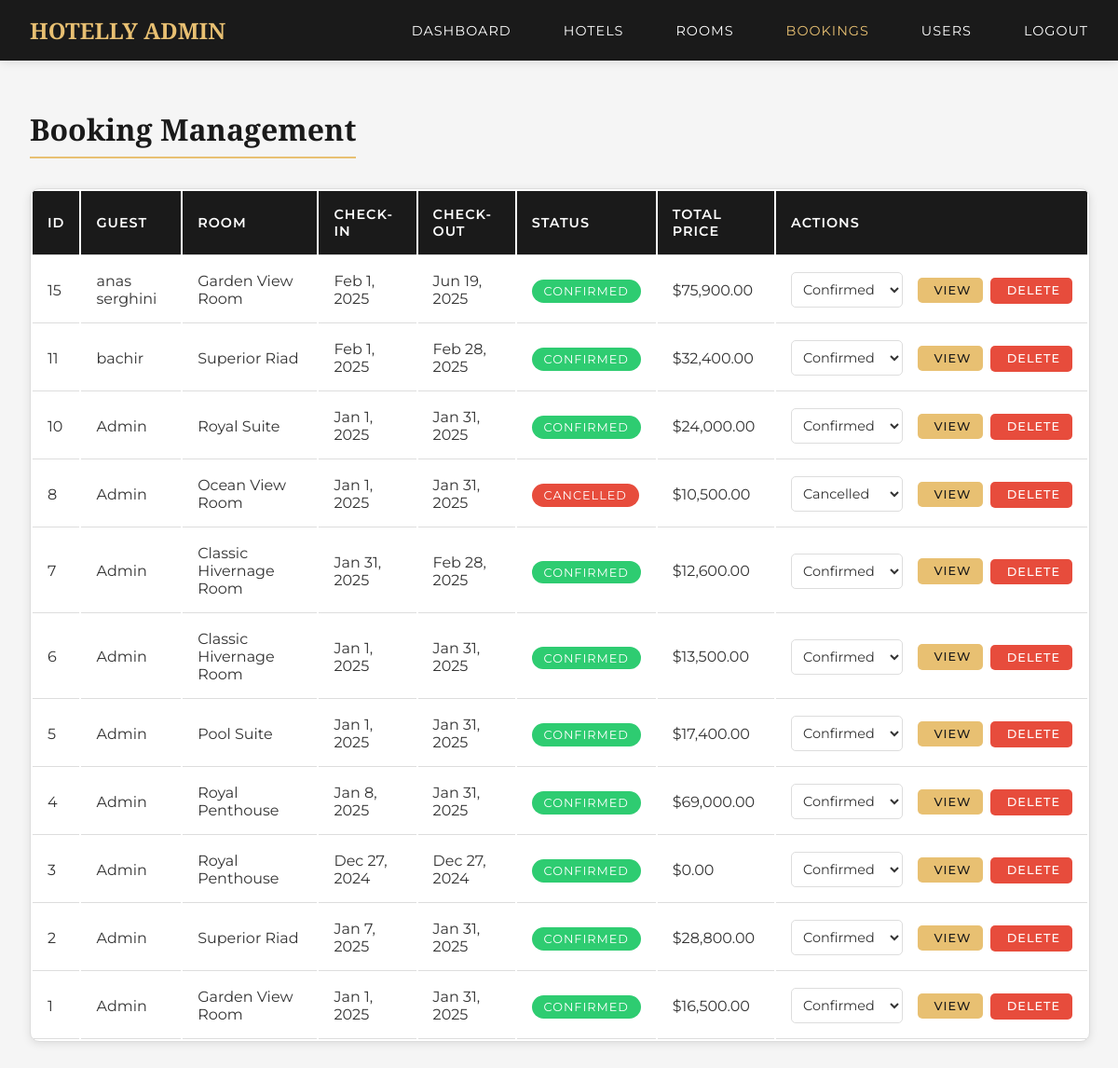
/admin/bookings.php (signed in), run on an earlier commit of the app's database.
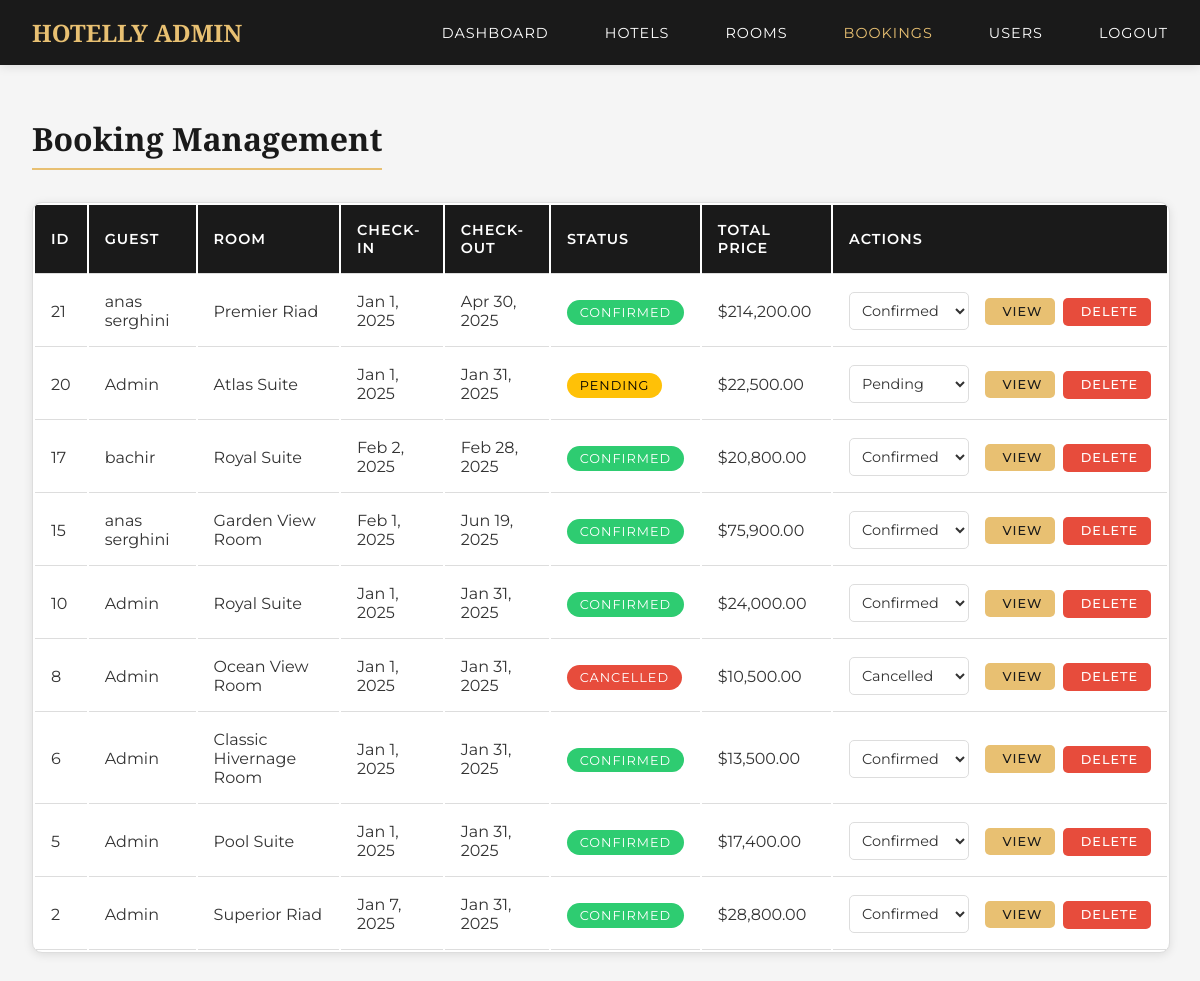
And on a later commit of the database.
### tables this page shows
CREATE TABLE `bookings` (
  `id` int(11) NOT NULL,
  `user_id` int(11) NOT NULL,
  `room_id` int(11) NOT NULL,
  `check_in` date NOT NULL,
  `check_out` date NOT NULL,
  `guests` int(11) NOT NULL,
  `total_price` decimal(10,2) NOT NULL,
  `status` enum('pending','confirmed','cancelled') DEFAULT 'pending',
  `payment_id` varchar(255) DEFAULT NULL,
  `payment_method` varchar(50) DEFAULT NULL,
  `payment_date` datetime DEFAULT NULL,
  `created_at` timestamp NOT NULL DEFAULT current_timestamp()
);

CREATE TABLE `users` (
  `id` int(11) NOT NULL,
  `name` varchar(100) NOT NULL,
  `email` varchar(100) NOT NULL,
  `password` varchar(255) NOT NULL,
  `role` enum('admin','user') DEFAULT 'user',
  `created_at` timestamp NOT NULL DEFAULT current_timestamp()
);

CREATE TABLE `rooms` (
  `id` int(11) NOT NULL,
  `hotel_id` int(11) NOT NULL,
  `name` varchar(100) NOT NULL,
  `type` varchar(50) NOT NULL,
  `price` decimal(10,2) NOT NULL,
  `description` text DEFAULT NULL,
  `image` varchar(255) DEFAULT NULL,
  `capacity` int(11) DEFAULT NULL,
  `size` decimal(5,2) DEFAULT NULL,
  `view_type` varchar(100) DEFAULT NULL,
  `amenities` longtext DEFAULT NULL CHECK (json_valid(`amenities`)),
  `created_at` timestamp NOT NULL DEFAULT current_timestamp(),
  `updated_at` timestamp NOT NULL DEFAULT current_timestamp() ON UPDATE current_timestamp()
);

### includes/functions.php (called while the page is built, shortened)
<?php
require_once 'config.php';
function getAllBookings() {
    global $conn;
    $sql = "SELECT b.*, r.name as room_name, u.name as user_name
            FROM bookings b
            LEFT JOIN rooms r ON b.room_id = r.id
            LEFT JOIN users u ON b.user_id = u.id
            ORDER BY b.created_at DESC";
    $result = $conn->query($sql);
    return $result->fetch_all(MYSQLI_ASSOC);
}
?>

### admin/bookings.php (the view, shortened to what this page needs)
<?php
require_once '../includes/functions.php';
$bookings = getAllBookings();
?>
<!DOCTYPE html>
<html lang="en">
<head>
    <link href="https://unpkg.com/aos@2.3.1/dist/aos.css" rel="stylesheet">
    <link rel="stylesheet" href="../css/admin.css">
</head>
<body>
    <nav class="admin-nav">
        <div class="admin-nav-left">
            <a href="index.php" class="logo">HOTELLY ADMIN</a>
        </div>
        <div class="admin-nav-right">
            <a href="index.php" class="nav-link">Dashboard</a>
            <a href="hotels.php" class="nav-link">Hotels</a>
            <a href="rooms.php" class="nav-link">Rooms</a>
            <a href="bookings.php" class="nav-link active">Bookings</a>
            <a href="users.php" class="nav-link">Users</a>
            <a href="../includes/logout.php" class="nav-link">Logout</a>
        </div>
    </nav>
    <div class="admin-container">
        <h1 class="admin-title">Booking Management</h1>
        <div class="admin-table">
            <table>
                <thead>
                    <tr>
                        <th>ID</th>
                        <th>Guest</th>
                        <th>Room</th>
                        <th>Check-in</th>
                        <th>Check-out</th>
                        <th>Status</th>
                        <th>Total Price</th>
                        <th>Actions</th>
                    </tr>
                </thead>
                <tbody>
                    <?php foreach ($bookings as $booking): ?>
                    <tr>
                        <td><?php echo htmlspecialchars($booking['id']); ?></td>
                        <td><?php echo htmlspecialchars($booking['user_name']); ?></td>
                        <td><?php echo htmlspecialchars($booking['room_name']); ?></td>
                        <td><?php echo date('M j, Y', strtotime($booking['check_in'])); ?></td>
                        <td><?php echo date('M j, Y', strtotime($booking['check_out'])); ?></td>
                        <td>
                            <span class="status-badge status-<?php echo strtolower($booking['status']); ?>">
                                <?php echo htmlspecialchars($booking['status']); ?>
                            </span>
                        </td>
                        <td>$<?php echo number_format($booking['total_price'], 2); ?></td>
                        <td>
                            <div class="action-buttons">
                                <form method="POST" onsubmit="return confirm('Are you sure you want to update this booking\'s status?');">
                                    <select name="status" class="status-select" onchange="this.form.submit()">
                                        <option value="pending" <?php echo $booking['status'] === 'pending' ? 'selected' : ''; ?>>Pending</option>
                                        <option value="confirmed" <?php echo $booking['status'] === 'confirmed' ? 'selected' : ''; ?>>Confirmed</option>
                                        <option value="cancelled" <?php echo $booking['status'] === 'cancelled' ? 'selected' : ''; ?>>Cancelled</option>
                                    </select>
                                </form>
                                <button class="admin-btn admin-btn-primary btn-sm btn-icon" onclick="viewBookingDetails(<?php echo htmlspecialchars(json_encode($booking)); ?>)">
                                    <i class="fas fa-eye"></i> View
                                </button>
                                <form method="POST" style="display: inline;" onsubmit="return confirm('Are you sure you want to delete this booking? This action cannot be undone.');">
                                    <button type="submit" name="delete_booking" class="admin-btn admin-btn-danger btn-sm btn-icon">
                                        <i class="fas fa-trash"></i> Delete
                                    </button>
                                </form>
                            </div>
                        </td>
                    </tr>
                    <?php endforeach; ?>
                </tbody>
            </table>
        </div>
    </div>
</body>
</html>

### css/admin.css (style rules this page uses)
:root { --primary-color: #e8c072; --secondary-color: #1a1a1a; --text-color: #333; --light-gray: #f8f9fa; --border-color: #ddd; }
body { background-color: #f5f5f5; font-family: 'Montserrat', sans-serif; color: var(--text-color); margin: 0; padding: 0; min-height: 100vh; }
.admin-nav { background: var(--secondary-color); padding: 1rem 2rem; display: flex; justify-content: space-between; align-items: center; position: fixed; width: 100%; top: 0; left: 0; right: 0; z-index: 1000; box-shadow: 0 2px 10px rgba(0,0,0,0.1); box-sizing: border-box; }
.admin-nav-left { display: flex; align-items: center; }
.admin-nav .logo { color: var(--primary-color); font-size: 1.5rem; font-weight: bold; text-decoration: none; font-family: 'Playfair Display', serif; transition: color 0.3s; }
.admin-nav-right { display: flex; align-items: center; gap: 1.5rem; }
.admin-nav-right .nav-link { color: #fff; text-decoration: none; margin-left: 2rem; font-family: 'Montserrat', sans-serif; transition: color 0.3s; font-size: 0.9rem; text-transform: uppercase; letter-spacing: 1px; }
.admin-nav-right .nav-link:hover, .admin-nav-right .nav-link.active { color: var(--primary-color); }
.admin-container { padding: 6rem 2rem 2rem; max-width: 1400px; margin: 0 auto; }
.admin-title { font-family: 'Playfair Display', serif; font-size: 2rem; margin-bottom: 2rem; color: var(--secondary-color); border-bottom: 2px solid var(--primary-color); padding-bottom: 0.5rem; display: inline-block; }
.admin-table { width: 100%; border-collapse: collapse; background: #fff; border-radius: 10px; overflow: hidden; box-shadow: 0 2px 10px rgba(0,0,0,0.1); border: 1px solid var(--border-color); }
.admin-table th, .admin-table td { padding: 1rem; text-align: left; border-bottom: 1px solid var(--border-color); }
.admin-table th { background: var(--secondary-color); font-weight: 600; color: #fff; text-transform: uppercase; letter-spacing: 1px; font-size: 0.9rem; }
.action-buttons { display: flex; gap: 0.5rem; align-items: center; justify-content: flex-start; }
.action-buttons form { margin: 0; }
.status-select { padding: 0.5rem; border: 1px solid var(--border-color); border-radius: 5px; background: #fff; color: var(--text-color); font-family: 'Montserrat', sans-serif; font-size: 0.9rem; margin-right: 0.5rem; min-width: 120px; }
.admin-btn.btn-sm { padding: 0.4rem 0.8rem; font-size: 0.8rem; }
.admin-btn.btn-icon { display: inline-flex; align-items: center; gap: 0.3rem; }
.admin-btn { border: none; display: inline-block; padding: 0.8rem 1.5rem; border-radius: 5px; text-decoration: none; font-family: 'Montserrat', sans-serif; font-weight: 500; cursor: pointer; transition: all 0.3s; text-transform: uppercase; letter-spacing: 1px; font-size: 0.9rem; }
.admin-btn-primary { background: var(--primary-color); color: var(--secondary-color); }
.admin-btn-danger { background: #E74C3C; color: #fff; }
.status-badge { padding: 0.3rem 0.8rem; border-radius: 15px; font-size: 0.8rem; text-transform: uppercase; letter-spacing: 1px; }
.status-pending { background: #FFC107; color: #000; }
.status-confirmed { background: #2ECC71; color: #fff; }
.status-cancelled { background: #E74C3C; color: #fff; }

### admin/bookings.php (style rules this page uses)
.admin-nav { background: var(--secondary-color); padding: 1rem 2rem; display: flex; justify-content: space-between; align-items: center; position: fixed; width: 100%; top: 0; left: 0; right: 0; z-index: 1000; box-shadow: 0 2px 10px rgba(0,0,0,0.1); box-sizing: border-box; }
.admin-nav-left { display: flex; align-items: center; }
.admin-nav .logo { color: var(--primary-color); font-size: 1.5rem; font-weight: bold; text-decoration: none; font-family: 'Playfair Display', serif; transition: color 0.3s; }
.admin-nav-right { display: flex; align-items: center; gap: 1.5rem; }
.admin-nav-right .nav-link { color: #fff; text-decoration: none; margin-left: 2rem; font-family: 'Montserrat', sans-serif; transition: color 0.3s; font-size: 0.9rem; text-transform: uppercase; letter-spacing: 1px; }
.admin-nav-right .nav-link:hover, .admin-nav-right .nav-link.active { color: var(--primary-color); }
.admin-container { padding: 6rem 2rem 2rem; max-width: 1400px; margin: 0 auto; }

What changed in the data, as far as the page shows it:
removed bookings: id "11", user.name "bachir", room.name "Superior Riad", check_in "Feb 1, 2025", check_out "Feb 28, 2025", status "CONFIRMED", total_price "32,400.00", status "Confirmed"
removed bookings: id "7", user.name "Admin", room.name "Classic Hivernage Room", check_in "Jan 31, 2025", check_out "Feb 28, 2025", status "CONFIRMED", total_price "12,600.00", status "Confirmed"
removed bookings: id "4", user.name "Admin", room.name "Royal Penthouse", check_in "Jan 8, 2025", check_out "Jan 31, 2025", status "CONFIRMED", total_price "69,000.00", status "Confirmed"
removed bookings: id "3", user.name "Admin", room.name "Royal Penthouse", check_in "Dec 27, 2024", check_out "Dec 27, 2024", status "CONFIRMED", total_price "0.00", status "Confirmed"
removed bookings: id "1", user.name "Admin", room.name "Garden View Room", check_in "Jan 1, 2025", check_out "Jan 31, 2025", status "CONFIRMED", total_price "16,500.00", status "Confirmed"
added bookings: id "21", user.name "anas serghini", room.name "Premier Riad", check_in "Jan 1, 2025", check_out "Apr 30, 2025", status "CONFIRMED", total_price "214,200.00", status "Confirmed"
added bookings: id "20", user.name "Admin", room.name "Atlas Suite", check_in "Jan 1, 2025", check_out "Jan 31, 2025", status "PENDING", total_price "22,500.00", status "Pending"
added bookings: id "17", user.name "bachir", room.name "Royal Suite", check_in "Feb 2, 2025", check_out "Feb 28, 2025", status "CONFIRMED", total_price "20,800.00", status "Confirmed"
